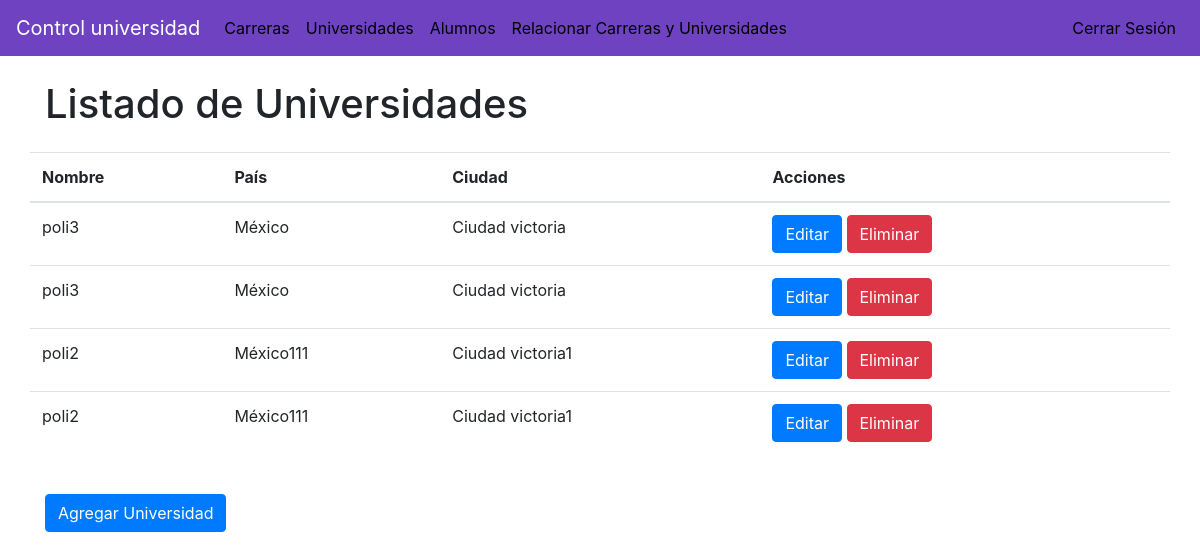
Screenshot of /index.php?controller=UniversidadesController&action=index (signed in) with the database file from the repository.
### tables this page shows
CREATE TABLE `universidades` (
  `id` int(11) NOT NULL,
  `nombre` varchar(100) NOT NULL,
  `pais` varchar(100) NOT NULL,
  `ciudad` varchar(100) NOT NULL
);

### controllers/UniversidadesController.php (called while the page is built, shortened)
<?php
require_once './models/Universidades.php';
class UniversidadesController {
    private $universidadesModel;
    public function __construct() {
        $this->universidadesModel = new Universidades();
    }
    public function index() {
        $universidades = $this->universidadesModel->obtenerUniversidades();
        include './views/universidades/index.php';
    }
}
?>

### models/Conexion.php (called while the page is built, shortened)
<?php
class Conexion {
    private $host = "localhost";
    private $user = "root";
    private $password = "";
    private $database = "controluni";
    public function conectar() {
        $conexion = new mysqli($this->host, $this->user, $this->password, $this->database);
        return $conexion;
    }
}

### models/Universidades.php (called while the page is built, shortened)
<?php
require_once './models/Conexion.php';
class Universidades {
    private $conexion;
    public function __construct() {
        $this->conexion = new Conexion();
    }
    public function obtenerUniversidades() {
        $query = "SELECT * FROM universidades";
        $resultado = $this->conexion->conectar()->query($query);
        return $resultado->fetch_all(MYSQLI_ASSOC);
    }
}
?>

### views/universidades/index.php (the view, shortened to what this page needs)
<!DOCTYPE html>
<html lang="es">
<head>
    <link rel="stylesheet" href="https://stackpath.bootstrapcdn.com/bootstrap/4.5.2/css/bootstrap.min.css">
</head>
<body>
    <div class="container mt-4">
        <h1>Listado de Universidades</h1>
        <div class="row mt-4">
            <table class="table">
                <thead>
                    <tr>
                        <th>Nombre</th>
                        <th>País</th>
                        <th>Ciudad</th>
                        <th>Acciones</th>
                    </tr>
                </thead>
                <tbody>
                    <?php foreach ($universidades as $universidad): ?>
                        <tr>
                            <td><?php echo $universidad['nombre']; ?></td>
                            <td><?php echo $universidad['pais']; ?></td>
                            <td><?php echo $universidad['ciudad']; ?></td>
                            <td>
                                <a href="index.php?controller=UniversidadesController&action=editar&id=<?php echo $universidad['id']; ?>" class="btn btn-primary">Editar</a>
                                <a href="index.php?controller=UniversidadesController&action=eliminar&id=<?php echo $universidad['id']; ?>" class="btn btn-danger">Eliminar</a>
                            </td>
                        </tr>
                    <?php endforeach; ?>
                </tbody>
            </table>
        </div>
        <div class="mt-4">
            <a href="index.php?controller=UniversidadesController&action=alta" class="btn btn-primary">Agregar Universidad</a>
        </div>
    </div>
</body>
</html>

### index.php (shortened to what this page needs)
<!DOCTYPE html>
<html lang="es">
<head>
    <link rel="stylesheet" href="https://stackpath.bootstrapcdn.com/bootstrap/4.5.2/css/bootstrap.min.css">
</head>
<body>
<nav class="navbar navbar-expand-lg navbar-dark" style="background-color: #6f42c1;">
    <a class="navbar-brand" href="#">Control universidad</a>
    <div class="collapse navbar-collapse" id="navbarNav">
        <ul class="navbar-nav mr-auto">
            <?php if (isset($_SESSION['loggedin']) && $_SESSION['loggedin'] === true): ?>
                <li class="nav-item">
                    <a class="nav-link" href="./index.php?controller=CarrerasController&action=index" style="color: black;">Carreras</a>
                </li>
                <li class="nav-item">
                    <a class="nav-link" href="./index.php?controller=UniversidadesController&action=index" style="color: black;">Universidades</a>
                </li>
                <li class="nav-item">
                    <a class="nav-link" href="./index.php?controller=AlumnosController&action=index" style="color: black;">Alumnos</a>
                </li>
                <li class="nav-item">
                    <a class="nav-link" href="./index.php?controller=RelacionController&action=index" style="color: black;">Relacionar Carreras y Universidades</a>
                </li>
            <?php endif; ?>
        </ul>
        <ul class="navbar-nav">
            <?php if (isset($_SESSION['loggedin']) && $_SESSION['loggedin'] === true): ?>
                <li class="nav-item">
                    <a class="nav-link" href="./index.php?controller=LoginController&action=logout" style="color: black;">Cerrar Sesión</a>
                </li>
            <?php endif; ?>
        </ul>
    </div>
</nav>
<div>
    <?php
    if (isset($_GET['controller']) && isset($_GET['action'])) {
        $action = $_GET['action'];
        $controller = new $controller();
        $controller->$action();
    }
    ?>
</div>

### rows the page displays
universidades: nombre "poli3", pais "México", ciudad "Ciudad victoria"
universidades: nombre "poli3", pais "México", ciudad "Ciudad victoria"
universidades: nombre "poli2", pais "México111", ciudad "Ciudad victoria1"
universidades: nombre "poli2", pais "México111", ciudad "Ciudad victoria1"
